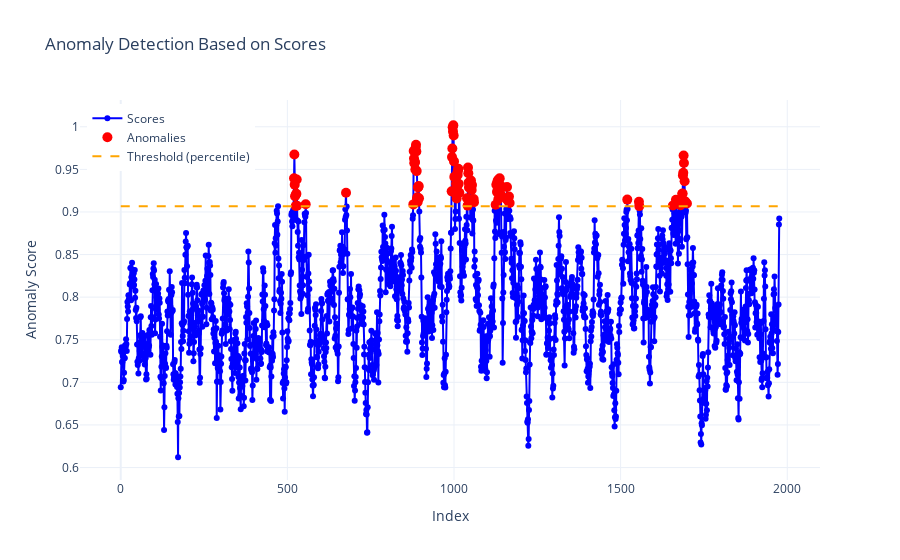

The notebook cell saved with this chart:
### Markdown cell above
Visualizing anomalies in temporal data from scores

### Code cell
visualizer = DataVisualizationScoresTS(scores)
fig = visualizer.visualize(method="percentile", threshold=0.95)  # percentil
fig.show()

### Figure 1 — Plotly figure (JSON) as saved in the notebook; plotly's stock layout.template omitted (floating-point values rounded to 4 significant figures; data arrays with more than 128 entries replaced by an {"elided": "..."} marker saying what was removed)
{"data": [{"line": {"color": "blue"}, "marker": {"size": 6}, "mode": "lines+markers", "name": "Scores", "type": "scatter", "x": {"elided": "1977 int values"}, "y": {"elided": "1977 float values"}}, {"marker": {"color": "red", "size": 10, "symbol": "circle"}, "mode": "markers", "name": "Anomalies", "type": "scatter", "x": [520, 521, 522, 523, 525, 526, 527, 528, 529, 555, 676, 878, 879, 880, 881, 882, 883, 884, 885, 886, 887, 888, 889, 890, 891, 892, 893, 894, 895, 993, 994, 995, 996, 997, 998, 999, 1000, 1001, 1002, 1006, 1007, 1008, 1009, 1010, 1011, 1012, 1013, 1014, 1016, 1039, 1041, 1042, 1043, 1044, 1045, 1046, 1047, 1050, 1051, 1052, 1053, 1054, 1059, 1060, 1125, 1127, 1129, 1130, 1131, 1132, 1133, 1134, 1136, 1137, 1138, 1139, 1140, 1141, 1158, 1159, 1163, 1165, 1167, 1520, 1555, 1556, 1657, 1666, 1680, 1685, 1686, 1687, 1688, 1689, 1690, 1691, 1692, 1694, 1699], "y": [0.9397, 0.9674, 0.9321, 0.9185, 0.907, 0.9209, 0.9214, 0.9381, 0.9074, 0.909, 0.9225, 0.9089, 0.9716, 0.9627, 0.9571, 0.9582, 0.9586, 0.9499, 0.9757, 0.9788, 0.9709, 0.948, 0.9152, 0.9172, 0.9117, 0.9289, 0.9295, 0.9306, 0.916, 0.9242, 0.9644, 0.9746, 0.9993, 0.9944, 1.002, 0.9897, 0.9594, 0.9412, 0.9226, 0.9331, 0.921, 0.9158, 0.9297, 0.9457, 0.9433, 0.9486, 0.9508, 0.933, 0.9226, 0.9161, 0.9075, 0.9523, 0.9455, 0.9346, 0.9287, 0.9117, 0.9299, 0.9277, 0.937, 0.9141, 0.9259, 0.9315, 0.9153, 0.9113, 0.9084, 0.932, 0.9236, 0.9353, 0.9322, 0.9375, 0.9148, 0.9213, 0.9383, 0.9395, 0.9229, 0.9196, 0.9308, 0.9196, 0.9152, 0.9293, 0.9126, 0.9182, 0.9106, 0.9145, 0.912, 0.9069, 0.9077, 0.9143, 0.9078, 0.9213, 0.9216, 0.9428, 0.9461, 0.9662, 0.9574, 0.9127, 0.9361, 0.9122, 0.91]}, {"line": {"color": "orange", "dash": "dash"}, "mode": "lines", "name": "Threshold (percentile)", "type": "scatter", "x": [0, 1976], "y": [0.9068, 0.9068]}], "layout": {"legend": {"x": 0.01, "xanchor": "left", "y": 0.99, "yanchor": "top"}, "title": {"text": "Anomaly Detection Based on Scores"}, "xaxis": {"title": {"text": "Index"}}, "yaxis": {"title": {"text": "Anomaly Score"}}}}
